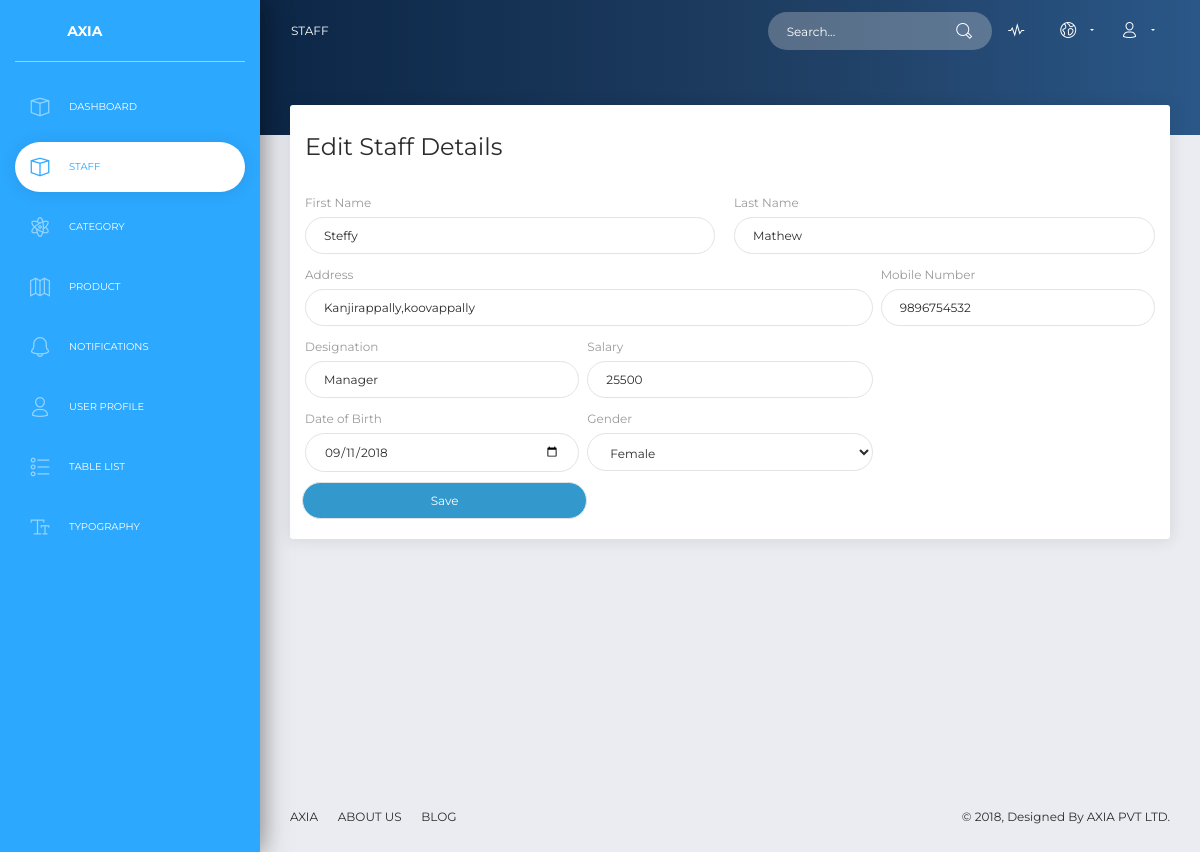
The app's page /staff/editStaff/6 with its own data.
### tables this page shows
CREATE TABLE IF NOT EXISTS `staff` (
`staff_id` int(11) NOT NULL,
  `first_name` varchar(30) NOT NULL,
  `last_name` varchar(30) NOT NULL,
  `phone` varchar(100) NOT NULL,
  `address` varchar(200) NOT NULL,
  `gender` varchar(20) NOT NULL,
  `dob` date NOT NULL,
  `designation` varchar(100) NOT NULL,
  `salary` varchar(20) NOT NULL,
  `pic` varchar(100) NOT NULL,
  `user_id` int(11) NOT NULL
);

### application/controllers/Staff.php (called while the page is built, shortened)
<?php
class Staff extends CI_Controller {
    public function editStaff($id) {
        $data['title'] = 'Edit Staff';
        $this->load->model('Admin_model');
        $data['staff'] =$this->Admin_model->getStaffOne($id);
        $this->load->view('admin/staff/editstaff',$data);
    }
}

### index.php (called while the page is built, shortened)
<?php
require_once BASEPATH.'core/CodeIgniter.php';

### application/models/Admin_model.php (called while the page is built, shortened)
<?php
class Admin_model extends CI_Model
{
    public function getStaffOne($staff_id) {
        $staffedit = array();
        $this->db->select('*');
        $this->db->from('staff');
        $this->db->where('staff_id',$staff_id);
        $query = $this->db->get();
        if ($query->num_rows() == 1) {
            $row = $query->row();
            $staffedit['first_name'] = $row->first_name;
            $staffedit['last_name'] = $row->last_name;
            $staffedit['address'] = $row->address;
            $staffedit['phone'] = $row->phone;
            $staffedit['designation'] = $row->designation;
            $staffedit['salary'] = $row->salary;
            $staffedit['dob'] = $row->dob;
            $staffedit['gender'] = $row->gender;
        }
        return $staffedit;
    }
}

### application/views/admin/staff/editstaff.php (the view, shortened to what this page needs)
<!DOCTYPE html>
<html lang="en">
<head>
  <link href="https://use.fontawesome.com/releases/v5.0.6/css/all.css" rel="stylesheet">
  <link href="<?= base_url();?>assets/css/bootstrap.min.css" rel="stylesheet" />
  <link href="<?= base_url();?>assets/css/now-ui-dashboard.css?v=1.1.0" rel="stylesheet" />
  <link href="<?= base_url();?>assets/demo/demo.css" rel="stylesheet" />
</head>
<body class="">
  <div class="wrapper ">
    <div class="sidebar" data-color="blue">
      <div class="logo">
        <a href="http://www.creative-tim.com" class="simple-text logo-mini">
        </a>
        <a href="http://www.creative-tim.com" class="simple-text logo-normal">
          <strong>AXIA</strong>
        </a>
      </div>
      <div class="sidebar-wrapper">
        <ul class="nav">
          <li>
            <a href="<?php echo site_url('Admin/home');?>">
              <i class="now-ui-icons design_app"></i>
              <p>Dashboard</p>
            </a>
          </li>
          <li class="active" >
            <a href="<?php echo site_url('Staff/staff');?>">
              <i class="now-ui-icons design_app"></i>
              <p>STAFF</p>
            </a>
          </li>
          <li>
            <a href="<?php echo site_url('Category/category');?>">
              <i class="now-ui-icons education_atom"></i>
              <p>Category</p>
            </a>
          </li>
          <li>
            <a href="<?php echo site_url('product/product');?>">
              <i class="now-ui-icons location_map-big"></i>
              <p>Product</p>
            </a>
          </li>
          <li>
            <a href="./notifications.html">
              <i class="now-ui-icons ui-1_bell-53"></i>
              <p>Notifications</p>
            </a>
          </li>
          <li>
            <a href="./user.html">
              <i class="now-ui-icons users_single-02"></i>
              <p>User Profile</p>
            </a>
          </li>
          <li>
            <a href="./tables.html">
              <i class="now-ui-icons design_bullet-list-67"></i>
              <p>Table List</p>
            </a>
          </li>
          <li>
            <a href="./typography.html">
              <i class="now-ui-icons text_caps-small"></i>
              <p>Typography</p>
            </a>
          </li>
        </ul>
      </div>
    </div>
    <div class="main-panel">
      <nav class="navbar navbar-expand-lg navbar-transparent  navbar-absolute bg-primary fixed-top">
        <div class="container-fluid">
          <div class="navbar-wrapper">
            <a class="navbar-brand" href="#pablo">Staff</a>
          </div>
          <div class="collapse navbar-collapse justify-content-end" id="navigation">
            <form>
              <div class="input-group no-border">
                <input type="text" value="" class="form-control" placeholder="Search...">
                <div class="input-group-append">
                  <div class="input-group-text">
                    <i class="now-ui-icons ui-1_zoom-bold"></i>
                  </div>
                </div>
              </div>
            </form>
            <ul class="navbar-nav">
              <li class="nav-item">
                <a class="nav-link" href="#pablo">
                  <i class="now-ui-icons media-2_sound-wave"></i>
                </a>
              </li>
              <li class="nav-item dropdown">
                <a class="nav-link dropdown-toggle" href="http://example.com" id="navbarDropdownMenuLink" data-toggle="dropdown" aria-haspopup="true" aria-expanded="false">
                  <i class="now-ui-icons location_world"></i>
                </a>
              </li>
              <li class="nav-item dropdown">
              <a class="nav-link dropdown-toggle" href="http://example.com" id="navbarDropdownMenuLink" data-toggle="dropdown" aria-haspopup="true" aria-expanded="false">
                  <i class="now-ui-icons  users_single-02"></i>
                </a>
              </li>
            </ul>
          </div>
        </div>
      </nav>
      <div class="panel-header panel-header-sm">
      </div>
      <div class="content">
        <div class="row">
          <div class="col-md-12">
            <div class="card">
              <div class="card-header">
                <h4 class="card-title">Edit Staff Details</h4>
              </div>
              <div class="card-body">
                <form method="post" action="" class="form-horizontal" role="form">
                <div class="row">
                    <div class="col-md-6 px\r-1">
                      <div class="form-group">
                        <label>First Name</label>
                        <input type="text" name= "first_name" class="form-control" placeholder="First Name" value="<?php echo @$staff['first_name'];?>">
                      </div>
                    </div>
                    <div class="col-md-6 pl-1">
                      <div class="form-group">
                        <label>Last Name</label>
                        <input type="text" name ="last_name" class="form-control" placeholder="Last Name" value="<?php echo @$staff['last_name'];?>">
                      </div>
                    </div>
                  </div>
                  <div class="row">
                    <div class="col-md-8 pr-1">
                      <div class="form-group">
                        <label>Address</label>
                        <input type="text" name="address" class="form-control" placeholder="Home Address" value="<?php echo @$staff['address'];?>" >
                      </div>
                    </div>
                    <div class="col-md-4 pl-1">
                      <div class="form-group">
                        <label>Mobile Number</label>
                        <input type="text" name="phone" class="form-control" placeholder="Mobile Number" value="<?php echo @$staff['phone'];?>" >
                      </div>
                    </div>
                  </div>
                  <div class="row">
                    <div class="col-md-4 pr-1">
                      <div class="form-group">
                        <label>Designation</label>
                        <input type="text" name="designation" class="form-control" placeholder="Designation" value="<?php echo @$staff['designation'];?>" >
                      </div>
                    </div>
                    <div class="col-md-4 px-1">
                      <div class="form-group">
                        <label>Salary</label>
                        <input type="number" name="salary" class="form-control" placeholder="Salary" value="<?php echo @$staff['salary'];?>">
                      </div>
                    </div>
                  </div>
                  <div class="row">
                    <div class="col-md-4 pr-1">
                      <div class="form-group">
                        <label>Date of Birth</label>
                        <input type="date" name="dob" class="form-control" placeholder="dob" value="<?php echo $staff['dob'];?>" >
                      </div>
                    </div>
                    <div class="col-md-4 px-1">
                      <div class="form-group">
                        <label>Gender</label>
                        <?php if(!empty(@$staff)){ ?>
                              <?php if($staff['gender'] == 1) { ?>
                                <select id="gender" class="form-control" name="gender">
                                  <option value="1" selected="selected">Male</option>
                                  <option value="2">Female</option>
                                </select>
                              <?php }else{ ?>
                                <select id="gender" class="form-control" name="gender">
                                  <option value="2" selected="selected">Female</option>
                                </select>
                          <?php }} ?>
                      </div>
                    </div>
                  </div>
                  <div class="row">
                      <div class="col-md-4 px-1">
                      <div class="form-group">
                      <input type="submit" class="form-control" style="background :#3399cc; color :#fff; margin-Left : 8px; margin-Bottom : 8px;" value="Save">
                    </div>
                  </div>
                  </div>
                  </div>
              </div>
            </div>
          </div>
        </div>
        <footer class="footer">
        <div class="container-fluid">
          <nav>
            <ul>
              <li>
                <a href="#">
                  AXIA
                </a>
              </li>
              <li>
                <a href="#">
                  About Us
                </a>
              </li>
              <li>
                <a href="#">
                  Blog
                </a>
              </li>
            </ul>
          </nav>
          <div class="copyright">
            &copy;
            , Designed By
            <a  target="_blank">AXIA PVT LTD</a>.
          </div>
        </div>
      </footer>
    </div>
  </div>
</body>
</html>

### records on screen
staff: first_name "Steffy", last_name "Mathew", address "Kanjirappally,koovappally", phone "9896754532", designation "Manager", salary "25500", dob "09/11/2018"
